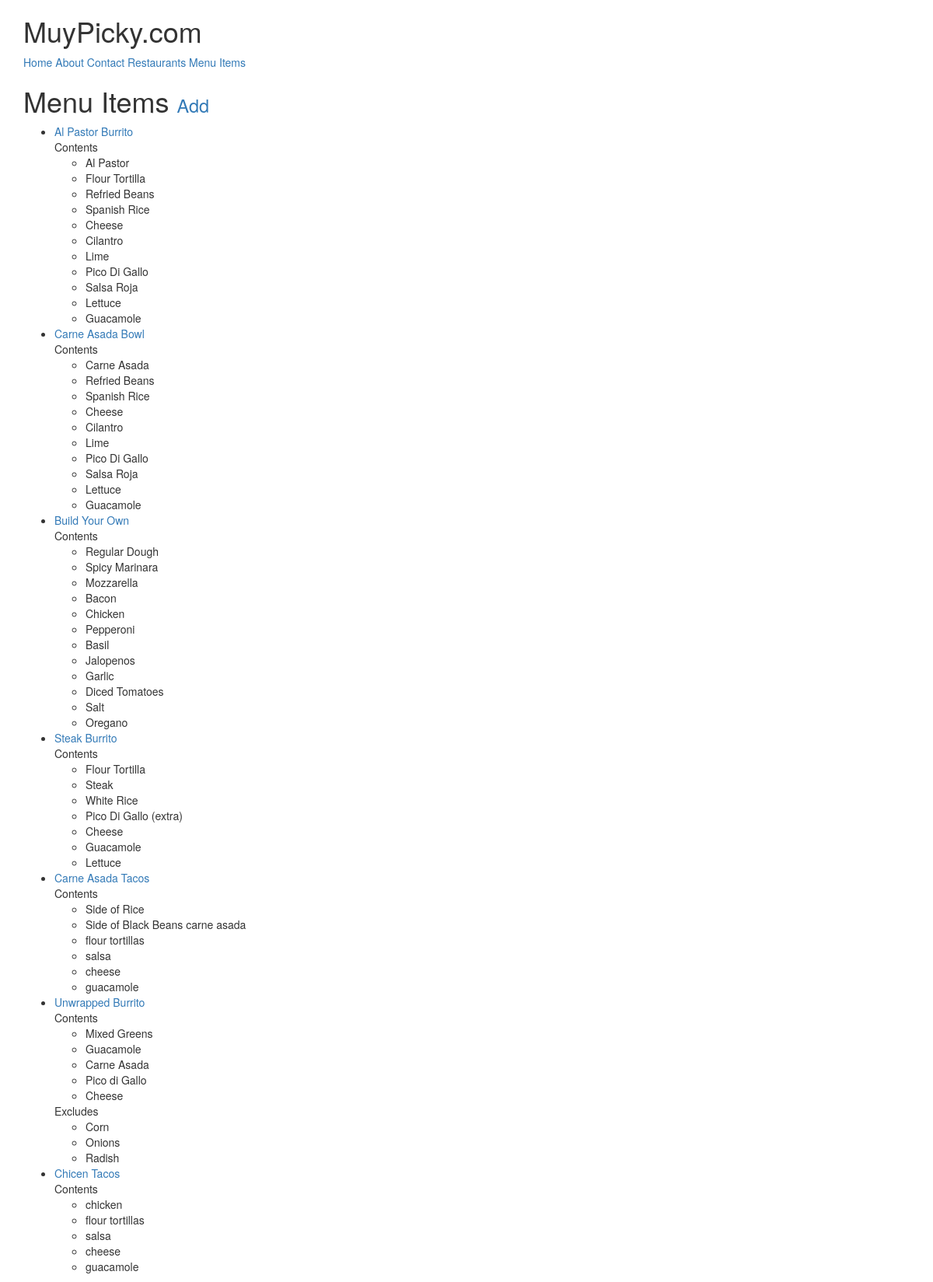
Before: /items/ (signed in) with the older database file.
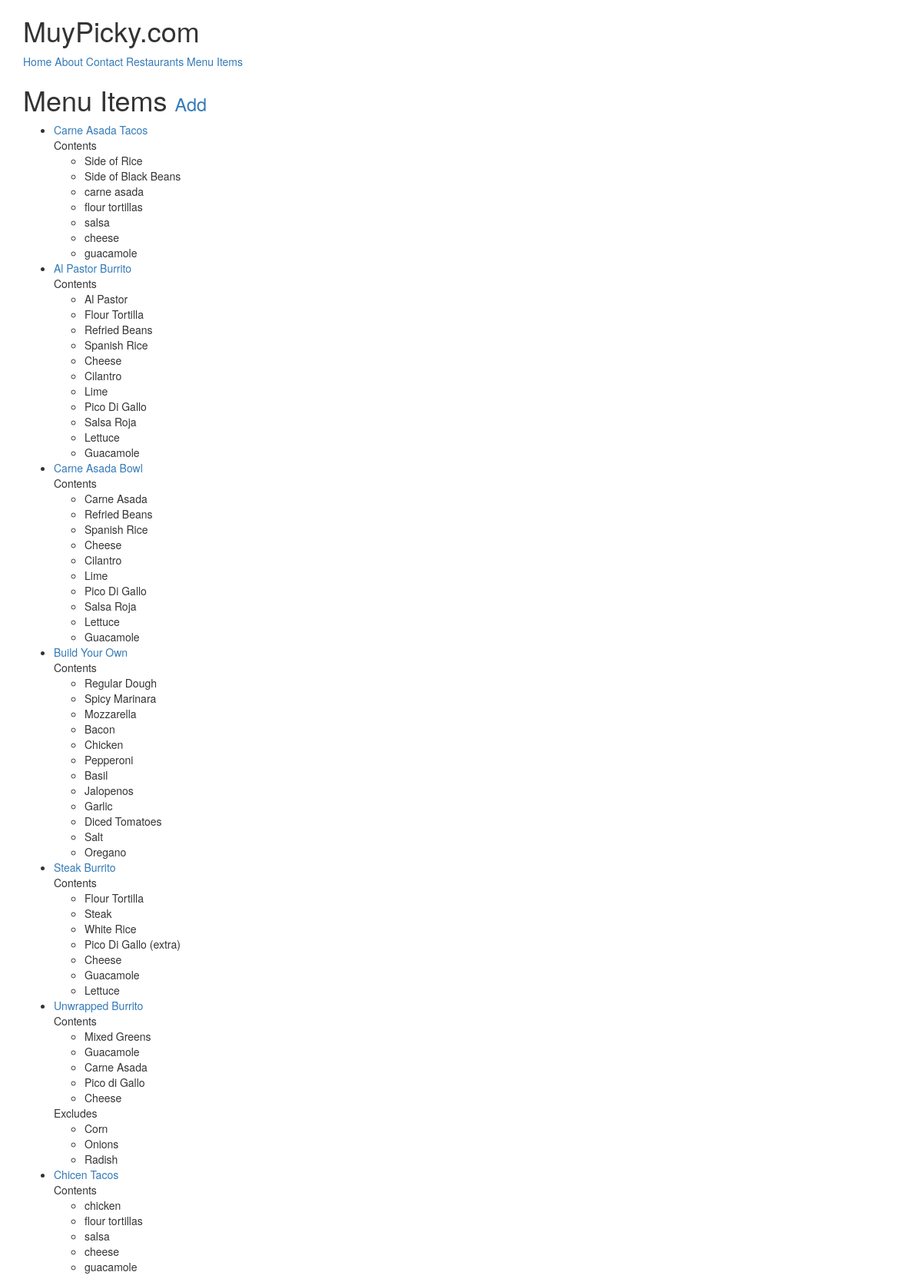
After: the same page with the newer database file.
### menus/models.py (models this page shows, shortened)
class Item(models.Model):
    user            = models.ForeignKey(settings.AUTH_USER_MODEL)
    restaurant      = models.ForeignKey(RestaurantLocation)
    name            = models.CharField(max_length=120)
    contents        = models.TextField(help_text='Separate each item by comma')
    excludes        = models.TextField(blank=True, null=True, help_text='Separate each item by comma')
    public          = models.BooleanField(default=True)
    timestamp       = models.DateTimeField(auto_now_add=True)
    updated         = models.DateTimeField(auto_now=True)
    def get_absolute_url(self): #get_absolute_url
        return reverse('menus:detail', kwargs={'pk': self.pk})
    class Meta:
        ordering = ['-updated', '-timestamp']
    def get_contents(self):
        return self.contents.split(",")
    def get_excludes(self):
        return self.excludes.split(",")

### menus/views.py (the view)
# urls.py: url(r'$', ItemListView.as_view(), name='list'),
class ItemListView(ListView):
    def get_queryset(self):
        return Item.objects.filter(user=self.request.user)

### menus/templates/menus/item_list.html (shortened to what this page needs)
{% extends "base.html" %}
{% block content %}
<h1>Menu Items <small><a href='{% url "menus:create" %}'>Add</a></small></h1>
<ul>
{% for obj in object_list %}
    <li><a href='{{ obj.get_absolute_url }}'>{{ obj.name }}</a><br/>
        {% if obj.contents %}
        Contents
        <ul>
            {% for item in obj.get_contents %}
            <li>{{ item }}</li>
            {% endfor %}
        </ul>
        {% endif %}
         {% if obj.excludes %}
        Excludes
        <ul>
            {% for item in obj.get_excludes %}
            <li>{{ item }}</li>
            {% endfor %}
        </ul>
        {% endif %}
    </li>
    {% empty %}
    <li><a href='{% url "menus:create" %}'>Add Menu Item</a></li>
{% endfor %}
</ul>
{% endblock %}

Changed rows visible on the page:
changed Item "Carne Asada Tacos": moves up the list
Other visible differences:
new list line: "Side of Black Beans"
new list line: "carne asada"
list line gone: "Side of Black Beans carne asada"
